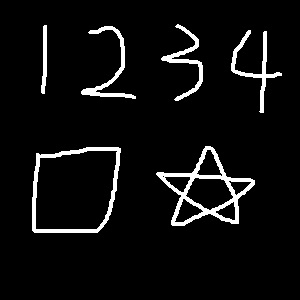
%> input picture src/image/cc.jpg, 300 x 300 px
$ octave mysaliencydetect_demo.m   (GNU Octave 9; MATLAB toolbox functions it lacks are replaced by stand-ins)
%> lines starting %> are read from the running program, lines starting %| are printed output that depends on the picture; in (x1, y1, x2, y2) boxes, pixels count from 0 and x2, y2 are one past the last pixel; in counts of white or black regions, pixels touching at a corner belong together; the program's own positions count from 1
%> further down, img is the input picture: size 300x300x3 uint8; min 0, max 255, mean 14.8
### 数字图像处理/mysaliencydetect.m
function [rects,objectMap] = mysaliencydetect(img,areathresh)
%MYSALIENCYDETECT - Saliency detect
%
%   rects = mysaliencydetect(img)
%   rects = mysaliencydetect(img,areathresh)
%   [rects,objectMap] = mysaliencydetect(...)

%% 参数检查
narginchk(1,2);
nargoutchk(1,2);

%% 缺省参数处理
if nargin < 2
    areathresh = 0;
end

%% 图像预处理
img = im2double(img);
%> img: size 300x300x3 double
if size(img,3) == 3
    img = rgb2gray(img);
%> img: size 300x300 double
end
scaledimg = imresize(img,64/size(img,2));

%% 计算谱残差
myFFT = fft2(scaledimg);
myLogAmplitude = log(abs(myFFT));
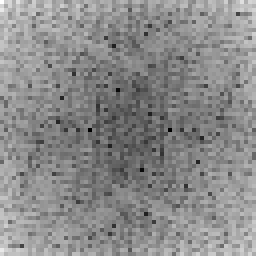
%> myLogAmplitude: size 64x64 double (shown 4 times larger); min -2.81, max 5.47, mean 1.72; drawn with min black and max white
myPhase = angle(myFFT);
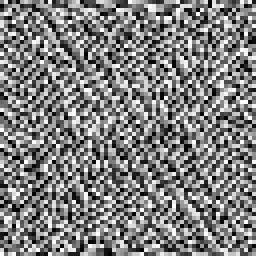
%> myPhase: size 64x64 double (shown 4 times larger); min -3.14, max 3.14, mean 0.0023; drawn with min black and max white
mySpectralResidual = myLogAmplitude-imfilter(myLogAmplitude,fspecial('average',3),'replicate');
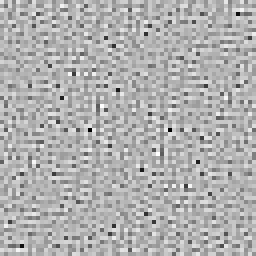
%> mySpectralResidual: size 64x64 double (shown 4 times larger); min -3.42, max 1.5, mean 1.03e-16; drawn with min black and max white
saliencyMap = abs(ifft2(exp(mySpectralResidual+1i*myPhase))).^2;

%% 空域平滑滤波
saliencyMap = mat2gray(imfilter(saliencyMap,fspecial('gaussian',[10, 10],2.5)));
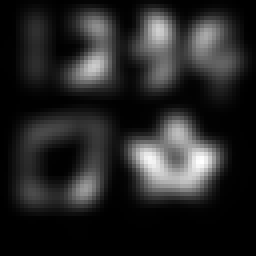
%> saliencyMap: size 64x64 double (shown 4 times larger); min 0, max 1, mean 0.148
threshold = 2*mean(saliencyMap(:));
%> threshold = 0.296
objectMap = mat2gray(saliencyMap>threshold);
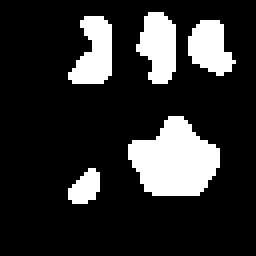
%> objectMap: size 64x64 double (shown 4 times larger); values 0 (black) and 1 (white), 17.9% white; 5 white regions, box (x1, y1, x2, y2) and area: (32, 29, 55, 49) 316, (34, 3, 44, 21) 130, (17, 4, 28, 21) 127, (47, 5, 59, 19) 112, (17, 42, 25, 51) 50
objectMap = imresize(objectMap,[size(img,1),size(img,2)]);
%> objectMap: size 300x300 double

%% 连通域处理
objectMap = bwareaopen(objectMap,areathresh);
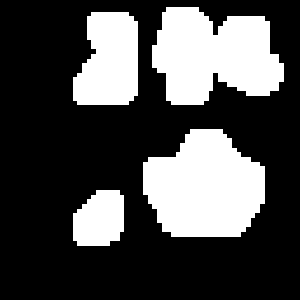
%> objectMap: size 300x300 logical; 29.7% white; 4 white regions
CC = regionprops(objectMap,'boundingbox');
%> CC = 4 regions; box (x1, y1, x2, y2): (73, 12, 138, 105), (73, 190, 124, 246), (143, 129, 265, 237), (152, 7, 284, 105)
rects = zeros(length(CC),4);
for i=1:length(CC)
    rects(i,1) = ceil(CC(i).BoundingBox(1));
    rects(i,2) = ceil(CC(i).BoundingBox(2));
    rects(i,3) = ceil(CC(i).BoundingBox(3));
    rects(i,4) = ceil(CC(i).BoundingBox(4));
end
%> this loop made 4 passes
%> after the loop, rects = [74 13 65 93; 74 191 51 56; 144 130 122 108; 153 8 132 98]

### 数字图像处理/mysaliencydetect_demo.m
%% mysaliencydetect_demo.m
%% 显著性检测示例
%%
clc,clear;
close all;

%% 载入图片
img = imread('../src/image/cc.jpg');
figure;
imshow(img);

%% 显著性检测
[rects,objectMap] = mysaliencydetect(img);
for i=1:size(rects,1)
    img = insertShape(img,'rectangle',rects,'Color',[255,0,0],'LineWidth',4);
end
%> this loop made 4 passes
%> pass 1, `img = insertShape(img,'rectangle',rects,'Color',[255,0,0],'LineWidth',..`:
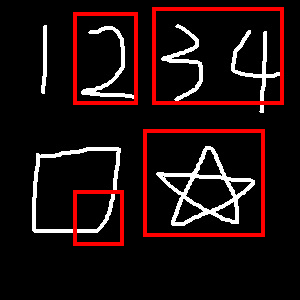
%> img: size 300x300x3 uint8; 6.16% of pixels changed, all inside (x1, y1, x2, y2) = (73, 7, 284, 246)
figure;imshow(objectMap);
figure;imshow(img);
